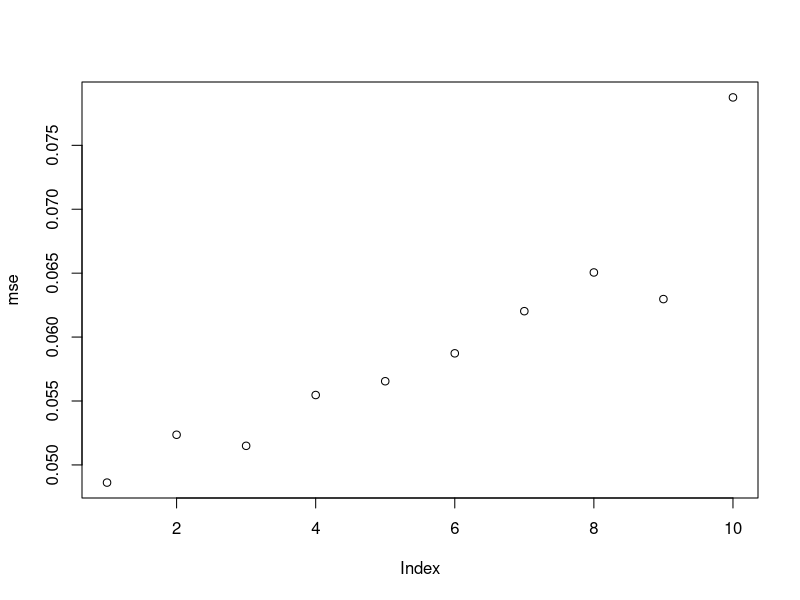
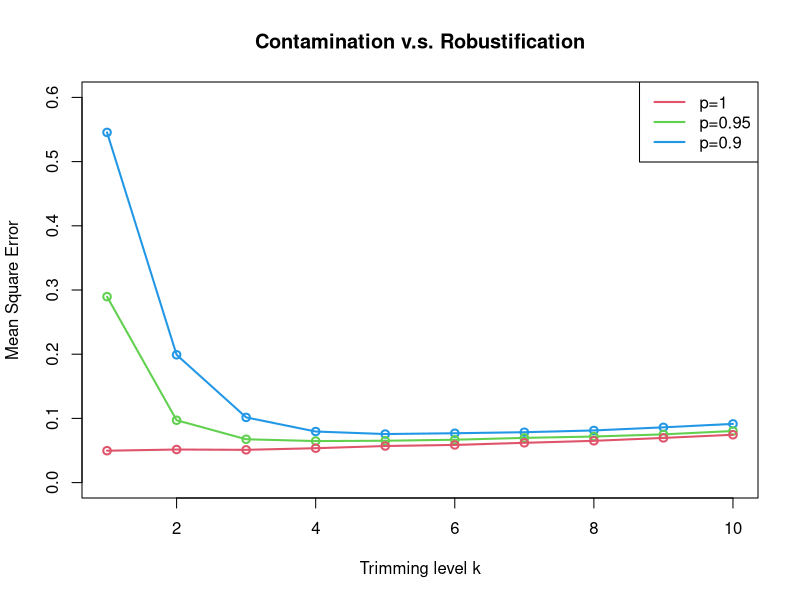

R code for these plots, in order:
### Example 6.1 (Basic Monte Carlo estimation)

m <- 100000
g <- numeric(m)
for (i in 1:m) {
    x <- rnorm(2)
    g[i] <- abs(x[1] - x[2])
}
est <- mean(g)
est
# True mean
2/sqrt(pi)

# unbiased var
sd(g)/sqrt(m) # sd uses m-1 like var
# unbiased
sqrt(sum((g - mean(g))^2)/(m*(m-1))) 
# biased
sqrt(sum((g - mean(g))^2)) / m
# true var
sqrt((2-4/pi)/m)

### Example 6.2 (Estimating the MSE of a trimmed mean)
# trimming level 1
n <- 20
m <- 1000
tmean <- numeric(m)
for (i in 1:m) {
    x <- sort(rnorm(n))
    tmean[i] <- sum(x[2:(n-1)]) / (n-2)
    }
mse <- mean(tmean^2)
mse
sqrt(sum((tmean - mean(tmean))^2)) / m    #standard error

# median, trimming level maximized
n <- 20
m <- 1000
tmean <- numeric(m)
for (i in 1:m) {
    x <- sort(rnorm(n))
    tmean[i] <- median(x)
    }
mse <- mean(tmean^2)
mse
sqrt(sum((tmean - mean(tmean))^2)) / m    #se

# Different levels of trimming
n <- 20
m <- 1000 # try 10000
mse=numeric(10)

for(k in 0:9)
{
  tmean <- numeric(m) 
  for (i in 1:m) 
  {
    x <- sort(rnorm(n))
    tmean[i] <- sum(x[(k+1):(n-k)]) / (n-2*k) 
  }
  mse[k+1] <- mean(tmean^2)
}

plot(mse)

### Example 6.3 (MSE of a trimmed mean, cont.)

set.seed(522)
n <- 20
K <- n/2 - 1
m <- 10000
mse <- matrix(0, n/2, 6)

trimmed.mse <- function(n, m, k, p) {
    #MC est of mse for k-level trimmed mean of
    #contaminated normal pN(0,1) + (1-p)N(0,100)
    tmean <- numeric(m)
    for (i in 1:m) {
     sigma <- sample(c(1, 10), size = n,
         replace = TRUE, prob = c(p, 1-p))
     x <- sort(rnorm(n, 0, sigma))
     tmean[i] <- sum(x[(k+1):(n-k)]) / (n-2*k)
     }
    mse.est <- mean(tmean^2)
    se.mse <- sqrt(mean((tmean-mean(tmean))^2)) / sqrt(m)
    return(c(mse.est, se.mse))
}

for (k in 0:K) {
    mse[k+1, 1:2] <- trimmed.mse(n=n, m=m, k=k, p=1.0)
    mse[k+1, 3:4] <- trimmed.mse(n=n, m=m, k=k, p=.95)
    mse[k+1, 5:6] <- trimmed.mse(n=n, m=m, k=k, p=.9)
}

mse=data.frame(mse) # see errata
colnames(mse) = c('nMSE,p=1','nSE,p=1','nMSE,p=.95','nSE,p=.95','nMSE,p=.9','nSE,p=.9')
round(20*mse,digits = 3)
# balance between contamination level (p) and robustification level (k)
plot(mse[,5], type='o', col=4, lwd=2, ylim=c(0,.6), 
     xlab='Trimming level k', ylab='Mean Square Error', 
     main='Contamination v.s. Robustification')
lines(mse[,3], type='o',col=3,lwd=2)
lines(mse[,1], type='o',col=2,lwd=2)
legend("topright", legend = c("p=1","p=0.95","p=0.9"), 
       lwd=2, col = 2:4)

### Example 6.4 (Confidence interval for variance)

n <- 20
alpha <- .05
x <- rnorm(n, mean=0, sd=2)
UCL <- (n-1) * var(x) / qchisq(alpha, df=n-1)
UCL

### Example 6.5 (MC estimate of confidence level)

#set.seed(123)
n <- 20
alpha <- .05
UCL <- replicate(1000, expr = {
  x <- rnorm(n, mean = 0, sd = 2)
  (n-1) * var(x) / qchisq(alpha, df = n-1)
} )
#count the number of intervals that contain sigma^2=4
sum(UCL > 4)
#or compute the mean to get the confidence level
mean(UCL > 4)


### Example 6.6 (Empirical confidence level)

n <- 20
alpha <- .05
UCL <- replicate(1000, expr = {
  x <- rchisq(n, df = 2)
  (n-1) * var(x) / qchisq(alpha, df = n-1)
} )
sum(UCL > 4)
mean(UCL > 4)
